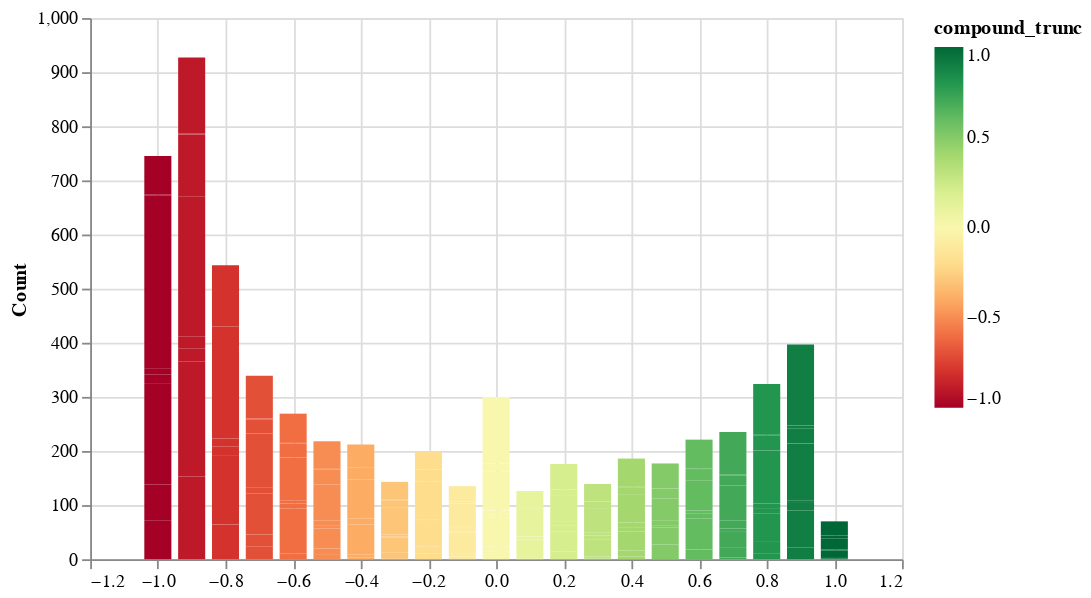

Notebook cell for this chart:
### Code cell
hist

### Figure 1 — Vega-Lite specification as saved in the notebook (floating-point values rounded to 4 significant figures; data arrays with more than 128 entries replaced by an {"elided": "..."} marker saying what was removed)
{"config": {"view": {"continuousWidth": 400, "continuousHeight": 300}}, "data": {"name": "data-5b525bea0582867311b3c6115b8dc52c"}, "mark": {"type": "bar", "width": 15}, "encoding": {"color": {"field": "compound_trunc", "scale": {"scheme": "redyellowgreen"}, "type": "quantitative"}, "tooltip": [{"field": "compound_trunc", "type": "quantitative"}, {"field": "count", "type": "quantitative"}], "x": {"axis": {"title": ""}, "field": "compound_trunc", "type": "quantitative"}, "y": {"axis": {"title": "Count"}, "field": "count", "type": "quantitative"}}, "width": 450, "$schema": "https://vega.github.io/schema/vega-lite/v4.17.0.json", "datasets": {"data-5b525bea0582867311b3c6115b8dc52c": {"elided": "187 records"}}}
